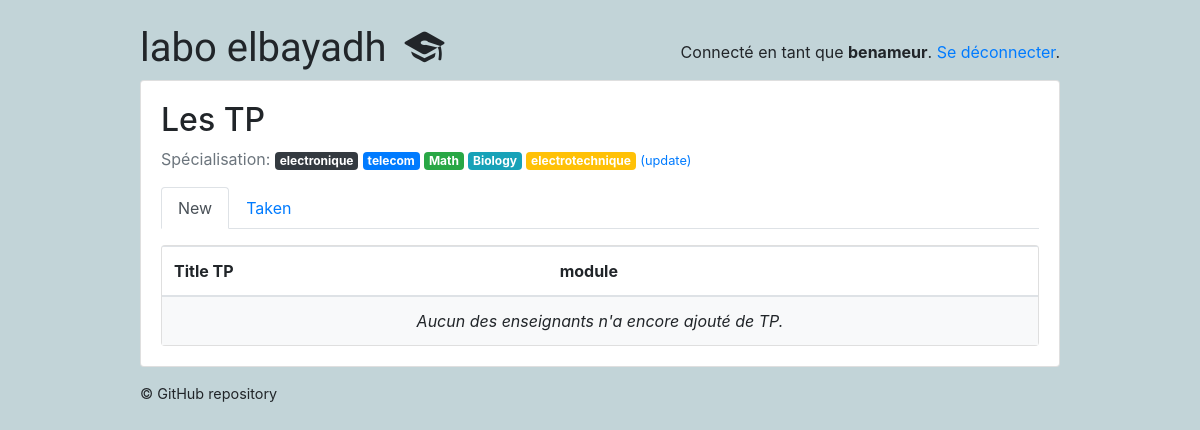
Screenshot of /students/ (signed in) with the database file from the repository.
### classroom/models.py (models this page shows, shortened)
class User(AbstractUser):
    is_student = models.BooleanField(default=False)
    is_teacher = models.BooleanField(default=False)
    date_of_birth = models.DateField(default='11/11/2111')
    EQUIRED_FIELDS = ['date_of_birth']

class Subject(models.Model):
    name = models.CharField(max_length=30)
    color = models.CharField(max_length=7, default='#007bff')
    def get_html_badge(self):
        name = escape(self.name)
        color = escape(self.color)
        html = '<span class="badge badge-primary" style="background-color: %s">%s</span>' % (color, name)
        return mark_safe(html)

### classroom/views/students.py (the view)
# urls.py: path('', students.QuizListView.as_view(), name='quiz_list'),
@method_decorator([login_required, student_required], name='dispatch')
class QuizListView(ListView):
    model = Quiz
    ordering = ('name', )
    context_object_name = 'quizzes'
    template_name = 'classroom/students/quiz_list.html'
    def get_queryset(self):
        student = self.request.user.student
        student_interests = student.interests.values_list('pk', flat=True)
        taken_quizzes = student.quizzes.values_list('pk', flat=True)
        queryset = Quiz.objects.filter(subject__in=student_interests) \
            .exclude(pk__in=taken_quizzes) \
            .annotate(questions_count=Count('questions')) \
            .filter(questions_count__gt=0)
        return queryset

### classroom/templates/classroom/students/quiz_list.html
{% extends 'base.html' %}
{% block content %}
  {% include 'classroom/students/_header.html' with active='new' %}
  <div class="card">
    <table class="table mb-0">
      <thead>
        <tr>
          <th>Title TP</th>
          <th>module</th>
          <th></th>
        </tr>
      </thead>
      <tbody>
        {% for quiz in quizzes %}
          <tr>
            <td class="align-middle">{{ quiz.name }}</td>
            <td class="align-middle">{{ quiz.module }} </td>
            <td class="text-right">
              <a href="{% url 'students:take_quiz' quiz.pk %}" class="btn btn-primary">commencer TP</a>
            </td>
          </tr>
        {% empty %}
          <tr>
            <td class="bg-light text-center font-italic" colspan="4">Aucun des enseignants n'a encore ajouté de TP.</td>
          </tr>
        {% endfor %}
      </tbody>
    </table>
  </div>
{% endblock %}

### templates/base.html (shortened to what this page needs)
{% load static %}<!doctype html>
<html lang="en">
  <head>
    <link rel="stylesheet" href="https://maxcdn.bootstrapcdn.com/bootstrap/4.0.0/css/bootstrap.min.css">
    <link rel="stylesheet" type="text/css" href="{% static 'vendor/fontello-2f186091/css/fontello.css' %}">
    <link rel="stylesheet" type="text/css" href="{% static 'css/app.css' %}">
    <link rel="stylesheet" type="text/css" href="{% static 'css/hemidi.css' %}">
    <link rel="stylesheet" type="text/css" href="{% static 'css/fl.css' %}">
    {% if user.is_authenticated and user.is_teacher %}
      <link rel="stylesheet" type="text/css" href="{% static 'css/teachers.css' %}">
    {% else %}
      <link rel="stylesheet" type="text/css" href="{% static 'css/students.css' %}">
    {% endif %}
  </head>
  <body>
    <div class="container my-4">
      <div class="row justify-content-center">
        <div class="col-md-10 col-sm-12">
          <div class="row">
            <div class="col-6">
              <h1 class="logo">
                <a href="{% url 'home' %}">
                  labo elbayadh
                  {% if user.is_authenticated %}
                    {% if user.is_teacher %}
                      <span class="icon-feather" data-toggle="tooltip" data-placement="right" title="Teacher profile"></span>
                    {% else %}
                      <span class="icon-graduation-cap" data-toggle="tooltip" data-placement="right" title="Student profile"></span>
                    {% endif %}
                  {% endif %}
                </a>
              </h1>
            </div>
            <div class="col-6 text-right">
              {% if user.is_authenticated %}
                <p class="pt-3">Connecté en tant que <strong>{{ user.last_name }}</strong>. <a href="{% url 'logout' %}">Se déconnecter</a>.</p>
              {% else %}
                <a href="{% url 'login' %}" class="btn btn-light" role="button">Log in</a>
                <a href="{% url 'signup' %}" class="btn btn-primary" role="button">Sign up</a>
              {% endif %}
            </div>
          </div>
          <div class="card mb-3">
            <div class="card-body">
              {% block content %}
              {% endblock %}
            </div>
          </div>
          <footer>
            <a href="https://github.com/hemid32/django_labo">© GitHub repository</a>
          </footer>
        </div>
      </div>
    </div>
  </body>
</html>

### classroom/templates/classroom/students/_header.html
<h2>Les TP</h2>
<p class="text-muted">
  Spécialisation:{% for subject in user.student.interests.all %} {{ subject.get_html_badge }}{% endfor %}
  <a href="{% url 'students:student_interests' %}"><small>(update)</small></a>
</p>
<ul class="nav nav-tabs mb-3">
  <li class="nav-item">
    <a class="nav-link{% if active == 'new' %} active{% endif %}" href="{% url 'students:quiz_list' %}">New</a>
  </li>
  <li class="nav-item">
    <a class="nav-link{% if active == 'taken' %} active{% endif %}" href="{% url 'students:taken_quiz_list' %}">Taken</a>
  </li>
</ul>

### static/css/app.css (style rules this page uses)
.logo { font-family: 'Clicker Script', cursive; }
.logo a { color: #212529; text-decoration: none; }
footer { font-size: .9rem; }
footer a { color: #212529; }

### static/css/students.css (style rules this page uses)
body { background-color: #c2d4d8; }

### rows the page displays
User: last_name "benameur"
Subject: get_html_badge "electronique"
Subject: get_html_badge "telecom"
Subject: get_html_badge "Math"
Subject: get_html_badge "Biology"
Subject: get_html_badge "electrotechnique"
